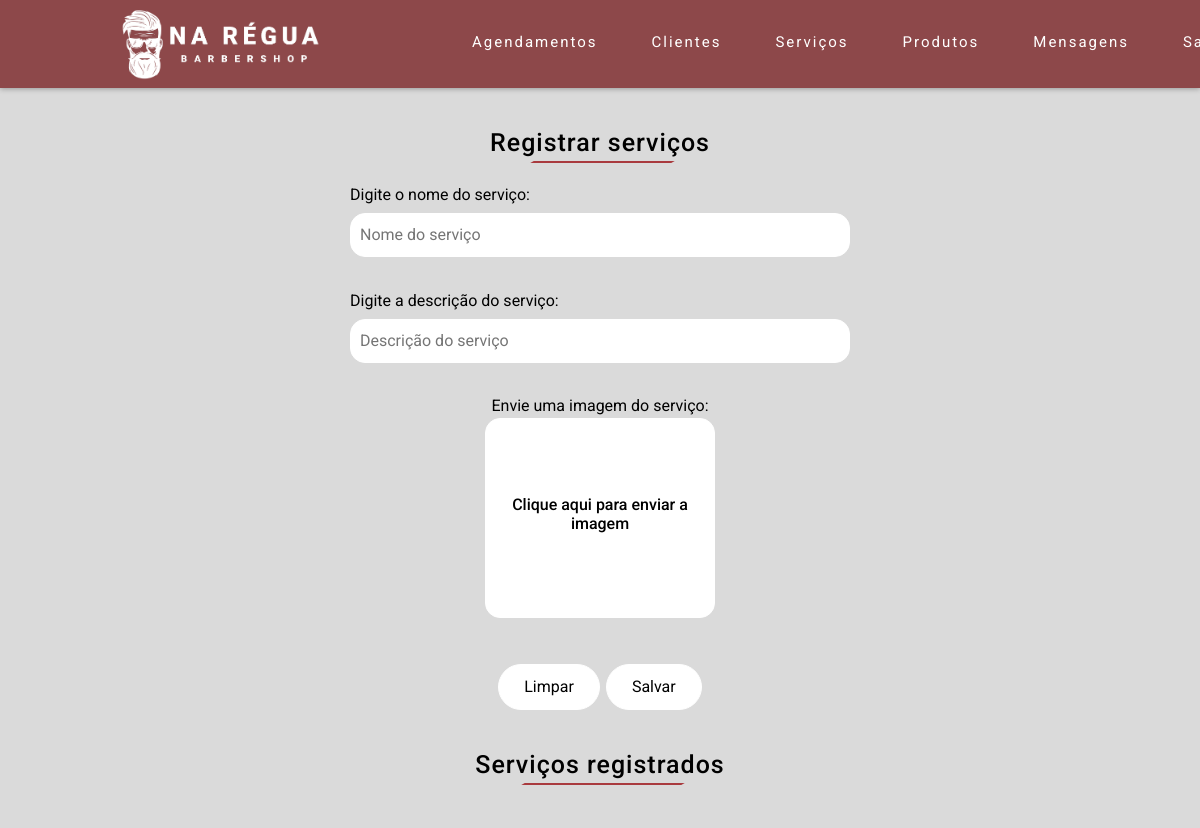
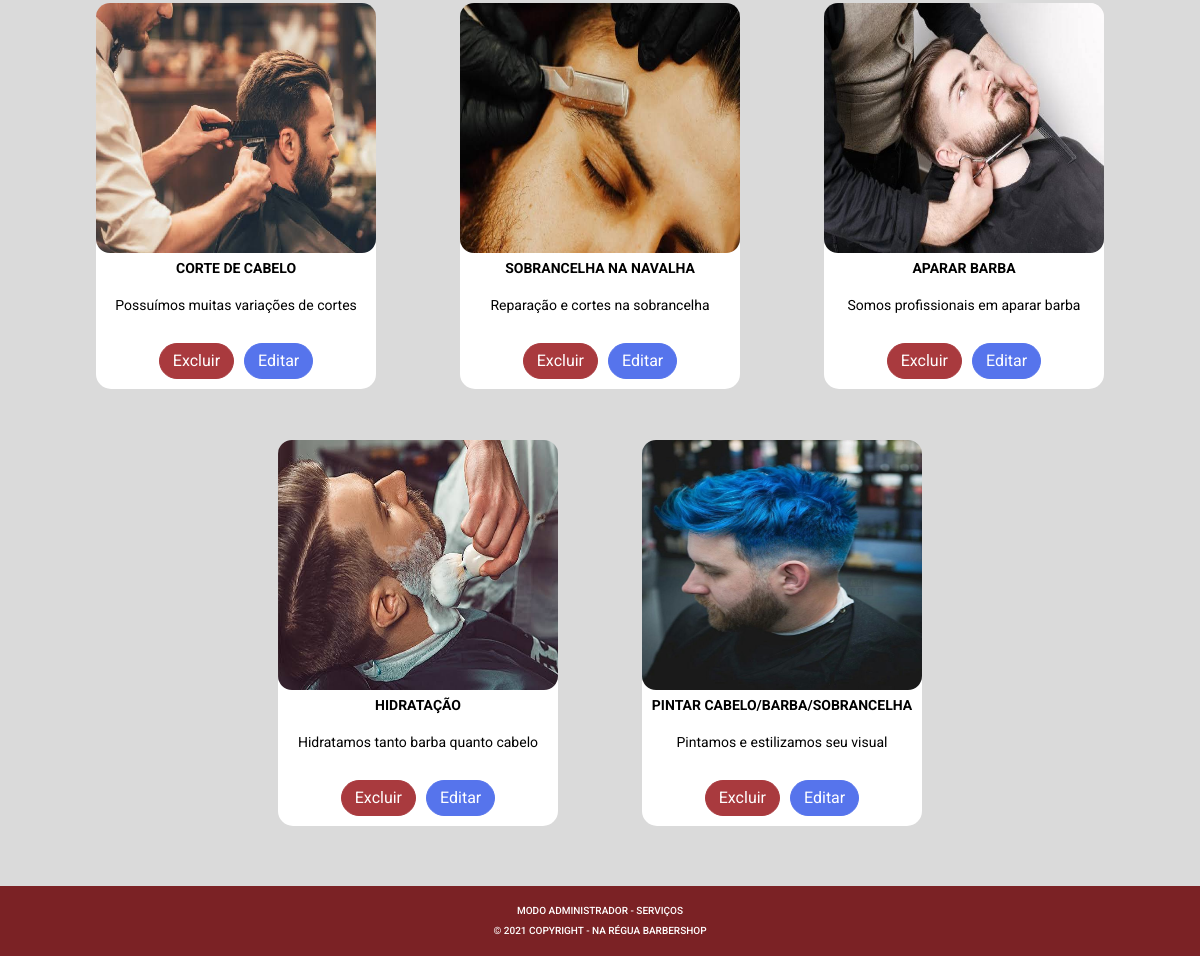
Screenshot of /restricted-area/show-service.php (signed in) with the database file from the repository (2 pictures, top to bottom).
### tables this page shows
CREATE TABLE `servicetb` (
  `serviceId` int(11) NOT NULL,
  `serviceDesc` varchar(80) NOT NULL,
  `serviceName` varchar(40) NOT NULL,
  `serviceImg` varchar(120) NOT NULL
);

### class/Service.php (called while the page is built, shortened)
<?php
class Service
{
    public function list()
    {
        $connection = Connection::connect();
        $stmt = $connection->prepare("SELECT * FROM servicetb");
        $stmt->execute();
        return $stmt;
    }
}
?>

### restricted-area/show-service.php (the view, shortened to what this page needs)
<?php include_once("validate-sentinel.php");
include_once("partials/head.php");
include_once("partials/nav.php");
require_once("../class/Service.php");
$service = new Service();
$stmt = $service->list();
?>
<section id="containerColumn" class="container-fluid">
    <div class="column-1">
        <h3 class="restricted-title-section">Registrar serviços</h3>
        <form id="form" class="form" method="post" action="crud-service.php" enctype="multipart/form-data">
            <label for="nameInput">Digite o nome do serviço:</label>
            <input autofocus type="text" id="nameInput" class="rt-text-input select-disable" name="serviceName" maxlength="40" placeholder="Nome do serviço">
            <label for="descInput">Digite a descrição do serviço:</label>
            <input type="text" id="descInput" class="rt-text-input select-disable" name="serviceDesc" maxlength="80" placeholder="Descrição do serviço">
            <label for="imgInput" style="display: block;">Envie uma imagem do serviço:</label>
            <div class="send-img-container">
                <label for="imgInput" id="imgLabel" class="img-input select-disable">
                    <h6 id="textLabel">Clique aqui para enviar a imagem</h6><img id="img" src="" onerror="this.style.display='none'">
                </label>
            </div>
            <div class="btn-container">
                <input id="resetBtn" class="white-submit-btn" type="reset" value="Limpar">
                <input id="submitBtn" class="white-submit-btn" type="button" value="Salvar">
            </div>
        </form>
    </div>
    <div class="column-2 container">
        <h3 class="restricted-title-section">Serviços registrados</h3>
        <div class="img-col">
            <?php foreach ($stmt as $row) { ?>
                <div class="restricted-img-container">
                    <img src="img/service-img/<?php echo $row[3] ?>" alt="Imagem do serviço" class="img select-disable">
                    <p class="img-name"><?php echo $row[2] ?></p>
                    <p class="desc-text"><?php echo $row[1] ?></p>
                    <div class="btn-container">
                        <a type="button" class="btn btn-delete" data-bs-toggle="modal" data-bs-target="#deleteServiceModal" data-bs-id="<?php echo $row[0] ?>">Excluir</a>
                        <a type="button" class="btn btn-edit" data-bs-toggle="modal" data-bs-target="#editServiceModal" data-bs-id="<?php echo $row[0] ?>" data-bs-name="<?php echo $row[2] ?>" data-bs-desc="<?php echo $row[1] ?>">Editar</a>
                    </div>
                </div>
            <?php } ?>
        </div>
    </div>
</section>
</main>
<footer class="footer">
    <h6>Modo Administrador - Serviços</h6>
    <h6>© 2021 Copyright - Na Régua Barbershop</h6>
</footer>
</body>
</html>

### assets/css/style.css (style rules this page uses)
html { scroll-behavior: smooth; scroll-padding-top: 7vh; }
body { display: flex; flex-direction: column; height: 100vh; font-family: 'Roboto', sans-serif; }
a { text-decoration: none; }
.select-disable { -webkit-user-select: none; -khtml-user-select: none; -moz-user-select: none; -o-user-select: none; user-select: none; }
.footer { flex-shrink: 0; display: flex; flex-direction: column; justify-content: center; align-items: center; padding: 15px; background-color: rgba(109, 10, 14, 0.9); z-index: 1; }
.footer h6 { font-size: 10px; margin: 4px 0 4px 0; text-transform: uppercase; }
.footer h6, .footer h6 a { text-align: center; font-size: 10px; color: #fff; text-decoration: none; }
label { display: flex; justify-content: flex-start; margin-bottom: -25px; margin-top: 5px; }
.img-input { display: flex; justify-content: center; align-items: center; width: 230px; height: 200px; color: #000; background-color: #fff; border-radius: 15px; border: 1px solid #fff; cursor: pointer; transition: .4s; }
.send-img-container { margin-top: 20px; margin-bottom: 24px; display: flex; justify-content: center; }
.rt-text-input { margin-top: 31px; padding: 9px; border: 1px solid #fff; border-radius: 15px; width: 500px; transition: .4s; }
.white-submit-btn { color: #000; background-color: #fff; cursor: pointer; margin-left: 3px; margin-right: 3px; padding: 10px; padding-left: 25px; padding-right: 25px; border-radius: 50px; border-style: none; border: 1px solid #fff; transition: .4s; }
.btn-container { display: flex; justify-content: center; margin-top: 20px; }
.btn-container .btn { margin-top: 7px; }
.column-1 { margin-top: 40px; margin-bottom: 40px; display: flex; flex-direction: column; align-items: center; text-align: center; }
.column-2 { margin-top: 40px; padding-bottom: 40px; display: flex; flex-direction: column; align-items: center; }
.form { display: flex; flex-direction: column; justify-content: center; }
.restricted-title-section { font-size: 25px; letter-spacing: 1px; font-weight: 500; position: relative; margin-bottom: 20px; }
.title-section::after, .restricted-title-section::after { content: ''; display: block; position: absolute; left: 19%; bottom: -5px; width: 64%; height: 2px; transform: skew(-60deg); background-color: #a93a3e; align-items: center; }
.img-col { text-align: center; }
.restricted-img-container { display: inline-flex; flex-direction: column; justify-content: center; text-align: center; width: 280px; padding-bottom: 10px; margin: 31px 40px 20px 40px; border-radius: 15px; background-color: #fff; }
.modal-footer .btn, .restricted-img-container .btn { margin: 7px 5px 0 5px; }
.img { width: 280px; height: 250px; margin-bottom: 5px; border-radius: 14px; }
.img-name { text-transform: uppercase; font-size: 14px; font-weight: bold; }
.desc-text { all: unset; word-wrap: break-word; font-size: 14px; color: #000; margin-left: 5px; margin-right: 5px; }
.btn { all: unset; margin-top: 4px; padding: 5px 13px 5px 13px; color: #fff; border-radius: 50px; cursor: pointer; }
.btn-delete { background-color: #a93a3e; border: 1px solid #a93a3e; transition: .4s; }
.btn-edit { background-color: #5674ec; border: 1px solid #5674ec; transition: .4s; }

### rows the page displays
servicetb: serviceImg (picture), serviceName "CORTE DE CABELO", serviceDesc "Possuímos muitas variações de cortes"
servicetb: serviceImg (picture), serviceName "SOBRANCELHA NA NAVALHA", serviceDesc "Reparação e cortes na sobrancelha"
servicetb: serviceImg (picture), serviceName "APARAR BARBA", serviceDesc "Somos profissionais em aparar barba"
servicetb: serviceImg (picture), serviceName "HIDRATAÇÃO", serviceDesc "Hidratamos tanto barba quanto cabelo"
servicetb: serviceImg (picture), serviceName "PINTAR CABELO/BARBA/SOBRANCELHA", serviceDesc "Pintamos e estilizamos seu visual"
